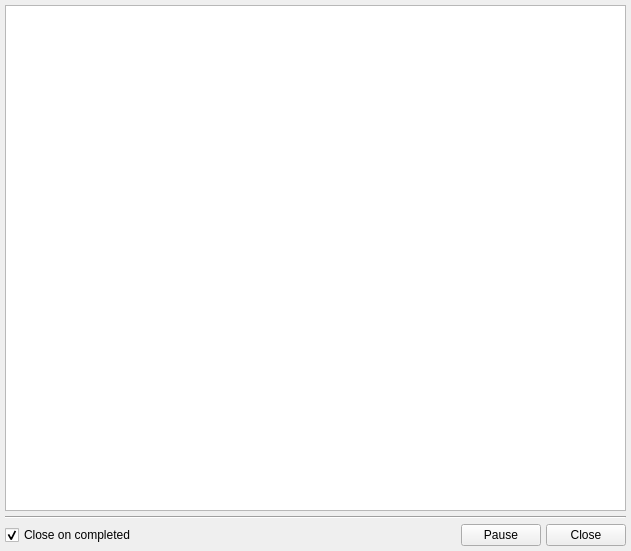
<?xml version="1.0" encoding="UTF-8"?>
<ui version="4.0">
 <class>StdWatcher</class>
 <widget class="QWidget" name="StdWatcher">
  <property name="geometry">
   <rect>
    <x>0</x>
    <y>0</y>
    <width>631</width>
    <height>551</height>
   </rect>
  </property>
  <property name="windowTitle">
   <string>StdWatcher</string>
  </property>
  <layout class="QVBoxLayout" name="verticalLayout">
   <property name="spacing">
    <number>5</number>
   </property>
   <property name="leftMargin">
    <number>5</number>
   </property>
   <property name="topMargin">
    <number>5</number>
   </property>
   <property name="rightMargin">
    <number>5</number>
   </property>
   <property name="bottomMargin">
    <number>5</number>
   </property>
   <item>
    <widget class="QPlainTextEdit" name="plainTextEdit">
     <property name="font">
      <font>
       <family>Consolas</family>
      </font>
     </property>
    </widget>
   </item>
   <item>
    <widget class="QFrame" name="frame">
     <property name="frameShape">
      <enum>QFrame::HLine</enum>
     </property>
     <property name="frameShadow">
      <enum>QFrame::Sunken</enum>
     </property>
    </widget>
   </item>
   <item>
    <layout class="QHBoxLayout" name="horizontalLayout_2">
     <item>
      <widget class="QCheckBox" name="checkBoxExitCompleted">
       <property name="text">
        <string>Close on completed</string>
       </property>
       <property name="checked">
        <bool>true</bool>
       </property>
      </widget>
     </item>
     <item>
      <spacer name="horizontalSpacer">
       <property name="orientation">
        <enum>Qt::Horizontal</enum>
       </property>
       <property name="sizeHint" stdset="0">
        <size>
         <width>40</width>
         <height>20</height>
        </size>
       </property>
      </spacer>
     </item>
     <item>
      <widget class="QPushButton" name="btnPause">
       <property name="text">
        <string>Pause</string>
       </property>
       <property name="icon">
        <iconset resource="../res/resources.qrc">
         <normaloff>:/buttons/pause_green.png</normaloff>:/buttons/pause_green.png</iconset>
       </property>
       <property name="checkable">
        <bool>true</bool>
       </property>
      </widget>
     </item>
     <item>
      <widget class="QPushButton" name="btnClose">
       <property name="text">
        <string>Close</string>
       </property>
       <property name="icon">
        <iconset resource="../res/resources.qrc">
         <normaloff>:/buttons/cross_grey.png</normaloff>:/buttons/cross_grey.png</iconset>
       </property>
      </widget>
     </item>
    </layout>
   </item>
  </layout>
 </widget>
 <resources>
  <include location="../res/resources.qrc"/>
 </resources>
 <connections/>
</ui>
